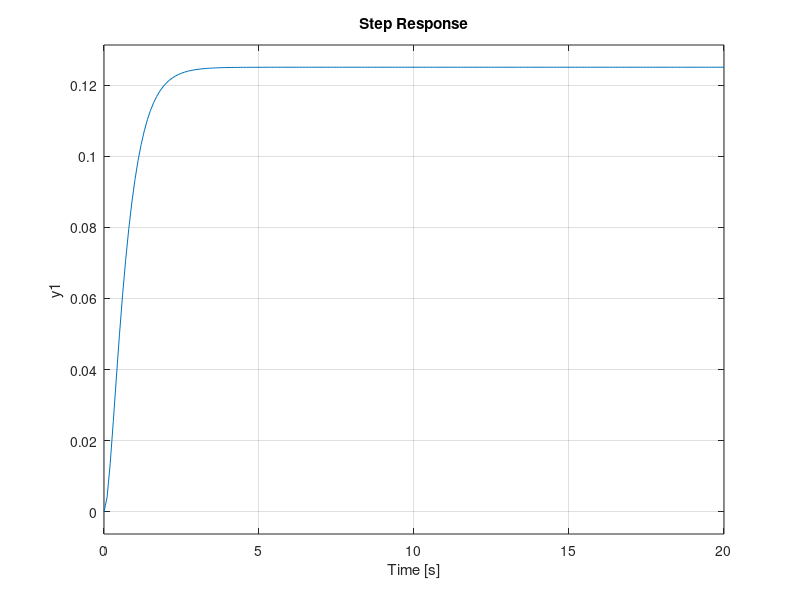

Write the MATLAB code that produced this figure.
% Clear
clear
clc
close all

%% Laboratory Activity 2
% Second Order UnderDamped System
% G(s) = 1 / (s^2 + 2(1)(3)s + 8)

a = 1;

b = 1;
c = 6;
d = 8;

G_num = [a];
G_den = [b c d];
G = tf(G_num,G_den)

% step response
step(G,0:0.1:20)